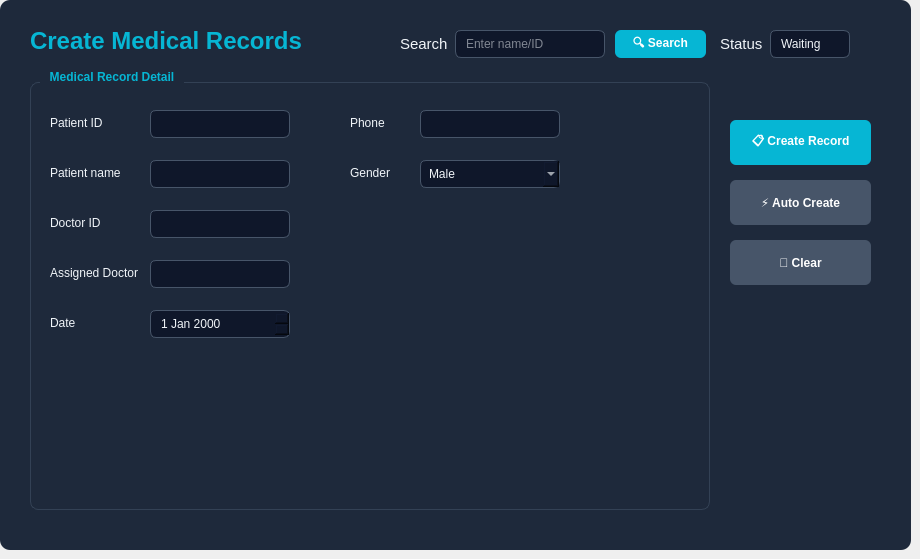
    <widget class="QWidget" name="pageMedicalRecord">
     <widget class="QFrame" name="frameMedicalRecord">
      <property name="geometry">
       <rect>
        <x>0</x>
        <y>0</y>
        <width>911</width>
        <height>550</height>
       </rect>
      </property>
      <property name="styleSheet">
       <string notr="true">QFrame#frameMedicalRecord {
    background-color: rgb(30, 41, 59);
    border-radius: 10px;
}
QLabel {
    color: rgb(241, 245, 249);
}
QLineEdit, QComboBox, QDateEdit {
    background-color: rgb(15, 23, 42);
    border: 1px solid rgb(71, 85, 105);
    border-radius: 6px;
    color: rgb(241, 245, 249);
    padding: 4px 8px;
}
QLineEdit:focus, QComboBox:focus, QDateEdit:focus {
    border: 1px solid rgb(6, 182, 212);
}
QGroupBox {
    border: 1px solid rgb(51, 65, 85);
    border-radius: 8px;
    margin-top: 12px;
    font-weight: bold;
    color: rgb(6, 182, 212);
}
QGroupBox::title {
    subcontrol-origin: margin;
    subcontrol-position: top left;
    padding: 0 8px;
    left: 10px;
}
QPushButton {
    background-color: rgb(71, 85, 105);
    color: white;
    border: none;
    border-radius: 6px;
    padding: 6px 14px;
    font-weight: bold;
}
QPushButton:hover {
    background-color: rgb(51, 65, 85);
}
QPushButton#pushButton_5, QPushButton#btnSearch_5 {
    background-color: rgb(6, 182, 212);
}
QPushButton#pushButton_5:hover, QPushButton#btnSearch_5:hover {
    background-color: rgb(8, 145, 178);
}</string>
      </property>
      <widget class="QLabel" name="lblTitle_5">
       <property name="geometry">
        <rect>
         <x>30</x>
         <y>20</y>
         <width>311</width>
         <height>41</height>
        </rect>
       </property>
       <property name="font">
        <font>
         <pointsize>18</pointsize>
         <bold>true</bold>
        </font>
       </property>
       <property name="styleSheet">
        <string notr="true">color: rgb(6, 182, 212);</string>
       </property>
       <property name="text">
        <string>Create Medical Records</string>
       </property>
      </widget>
      <widget class="QLabel" name="label_18">
       <property name="geometry">
        <rect>
         <x>400</x>
         <y>30</y>
         <width>50</width>
         <height>28</height>
        </rect>
       </property>
       <property name="font">
        <font>
         <pointsize>11</pointsize>
        </font>
       </property>
       <property name="text">
        <string>Search</string>
       </property>
      </widget>
      <widget class="QLineEdit" name="txtSearch_5">
       <property name="geometry">
        <rect>
         <x>455</x>
         <y>30</y>
         <width>150</width>
         <height>28</height>
        </rect>
       </property>
       <property name="placeholderText">
        <string>Enter name/ID</string>
       </property>
      </widget>
      <widget class="QPushButton" name="btnSearch_5">
       <property name="geometry">
        <rect>
         <x>615</x>
         <y>30</y>
         <width>91</width>
         <height>28</height>
        </rect>
       </property>
       <property name="text">
        <string>🔍 Search</string>
       </property>
      </widget>
      <widget class="QLabel" name="label_35">
       <property name="geometry">
        <rect>
         <x>720</x>
         <y>30</y>
         <width>50</width>
         <height>28</height>
        </rect>
       </property>
       <property name="font">
        <font>
         <pointsize>11</pointsize>
        </font>
       </property>
       <property name="text">
        <string>Status</string>
       </property>
      </widget>
      <widget class="QLineEdit" name="txtRecordID_6">
       <property name="geometry">
        <rect>
         <x>770</x>
         <y>30</y>
         <width>80</width>
         <height>28</height>
        </rect>
       </property>
       <property name="text">
        <string>Waiting</string>
       </property>
       <property name="readOnly">
        <bool>true</bool>
       </property>
      </widget>
      <widget class="QGroupBox" name="groupBox">
       <property name="geometry">
        <rect>
         <x>30</x>
         <y>70</y>
         <width>680</width>
         <height>440</height>
        </rect>
       </property>
       <property name="title">
        <string>Medical Record Detail</string>
       </property>
       <widget class="QLabel" name="label_14">
        <property name="geometry">
         <rect>
          <x>20</x>
          <y>40</y>
          <width>90</width>
          <height>25</height>
         </rect>
        </property>
        <property name="text">
         <string>Patient ID</string>
        </property>
       </widget>
       <widget class="QLineEdit" name="txtRecordID">
        <property name="geometry">
         <rect>
          <x>120</x>
          <y>40</y>
          <width>140</width>
          <height>28</height>
         </rect>
        </property>
       </widget>
       <widget class="QLabel" name="label_15">
        <property name="geometry">
         <rect>
          <x>20</x>
          <y>90</y>
          <width>90</width>
          <height>25</height>
         </rect>
        </property>
        <property name="text">
         <string>Patient name</string>
        </property>
       </widget>
       <widget class="QLineEdit" name="txtRecordID_2">
        <property name="geometry">
         <rect>
          <x>120</x>
          <y>90</y>
          <width>140</width>
          <height>28</height>
         </rect>
        </property>
       </widget>
       <widget class="QLabel" name="label_20">
        <property name="geometry">
         <rect>
          <x>20</x>
          <y>140</y>
          <width>90</width>
          <height>25</height>
         </rect>
        </property>
        <property name="text">
         <string>Doctor ID</string>
        </property>
       </widget>
       <widget class="QLineEdit" name="txtRecordID_4">
        <property name="geometry">
         <rect>
          <x>120</x>
          <y>140</y>
          <width>140</width>
          <height>28</height>
         </rect>
        </property>
       </widget>
       <widget class="QLabel" name="label_16">
        <property name="geometry">
         <rect>
          <x>20</x>
          <y>190</y>
          <width>90</width>
          <height>25</height>
         </rect>
        </property>
        <property name="text">
         <string>Assigned Doctor</string>
        </property>
       </widget>
       <widget class="QLineEdit" name="txtRecordID_3">
        <property name="geometry">
         <rect>
          <x>120</x>
          <y>190</y>
          <width>140</width>
          <height>28</height>
         </rect>
        </property>
       </widget>
       <widget class="QLabel" name="label_22">
        <property name="geometry">
         <rect>
          <x>20</x>
          <y>240</y>
          <width>90</width>
          <height>25</height>
         </rect>
        </property>
        <property name="text">
         <string>Date</string>
        </property>
       </widget>
       <widget class="QDateEdit" name="dateEdit">
        <property name="geometry">
         <rect>
          <x>120</x>
          <y>240</y>
          <width>140</width>
          <height>28</height>
         </rect>
        </property>
        <property name="readOnly">
         <bool>true</bool>
        </property>
       </widget>
       <widget class="QLabel" name="label_34">
        <property name="geometry">
         <rect>
          <x>320</x>
          <y>40</y>
          <width>60</width>
          <height>25</height>
         </rect>
        </property>
        <property name="text">
         <string>Phone</string>
        </property>
       </widget>
       <widget class="QLineEdit" name="txtRecordID_5">
        <property name="geometry">
         <rect>
          <x>390</x>
          <y>40</y>
          <width>140</width>
          <height>28</height>
         </rect>
        </property>
       </widget>
       <widget class="QLabel" name="label_23">
        <property name="geometry">
         <rect>
          <x>320</x>
          <y>90</y>
          <width>60</width>
          <height>25</height>
         </rect>
        </property>
        <property name="text">
         <string>Gender</string>
        </property>
       </widget>
       <widget class="QComboBox" name="comboBox">
        <property name="geometry">
         <rect>
          <x>390</x>
          <y>90</y>
          <width>140</width>
          <height>28</height>
         </rect>
        </property>
        <item>
         <property name="text">
          <string>Male</string>
         </property>
        </item>
        <item>
         <property name="text">
          <string>Female</string>
         </property>
        </item>
       </widget>
      </widget>
      <widget class="QPushButton" name="pushButton_5">
       <property name="geometry">
        <rect>
         <x>730</x>
         <y>120</y>
         <width>141</width>
         <height>45</height>
        </rect>
       </property>
       <property name="text">
        <string>📋 Create Record</string>
       </property>
      </widget>
      <widget class="QPushButton" name="pushButton_8">
       <property name="geometry">
        <rect>
         <x>730</x>
         <y>180</y>
         <width>141</width>
         <height>45</height>
        </rect>
       </property>
       <property name="text">
        <string>⚡ Auto Create</string>
       </property>
      </widget>
      <widget class="QPushButton" name="pushButton_6">
       <property name="geometry">
        <rect>
         <x>730</x>
         <y>240</y>
         <width>141</width>
         <height>45</height>
        </rect>
       </property>
       <property name="text">
        <string>🧹 Clear</string>
       </property>
      </widget>
     </widget>
    </widget>
